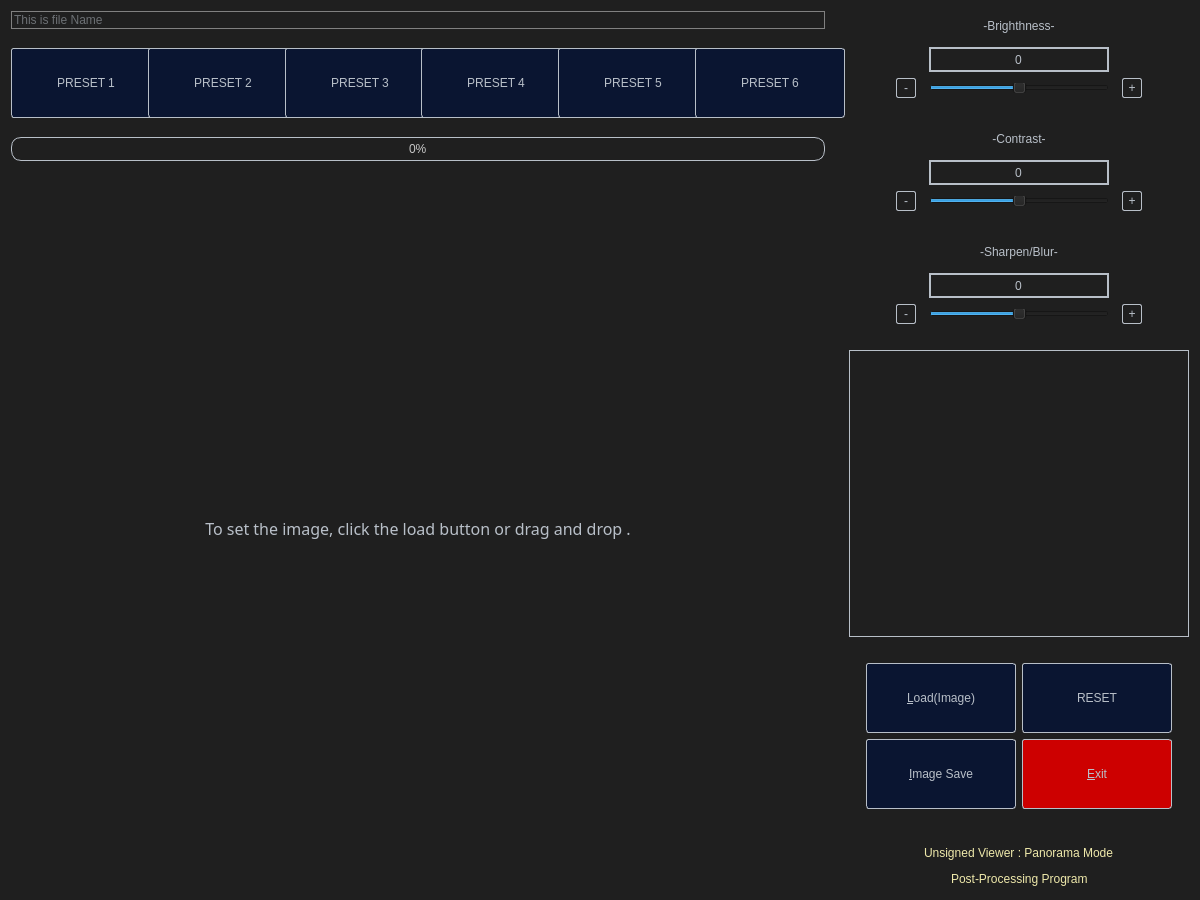
<?xml version="1.0" encoding="UTF-8"?>
<ui version="4.0">
 <class>PanoramaForm</class>
 <widget class="QWidget" name="PanoramaForm">
  <property name="geometry">
   <rect>
    <x>0</x>
    <y>0</y>
    <width>1200</width>
    <height>900</height>
   </rect>
  </property>
  <property name="sizePolicy">
   <sizepolicy hsizetype="Preferred" vsizetype="Fixed">
    <horstretch>0</horstretch>
    <verstretch>0</verstretch>
   </sizepolicy>
  </property>
  <property name="minimumSize">
   <size>
    <width>1200</width>
    <height>900</height>
   </size>
  </property>
  <property name="acceptDrops">
   <bool>false</bool>
  </property>
  <property name="windowTitle">
   <string>UnsignedViewer</string>
  </property>
  <property name="styleSheet">
   <string notr="true">QWidget{
background-color: rgb(31,31,31);
color: rgb(184,191,200);
border: none;
}
QToolButton{
color: rgb(184,191,200);
}
QToolButton:hover
{
border: 2px solid red;
background-color: rgb(103, 104, 114);
}
QToolButton:pressed
{
background-color: rgb(35,190,212);
color: rgb(255, 255, 255);
}
QLineEdit{
border: 2px solid rgb(184,191,200);
color: rgb(184,191,200);
font: 14pt &quot;맑은 고딕&quot;;
}
QLabel{
color: rgb(184,191,200);
font: 14pt &quot;맑은 고딕&quot;;
QLabel::setAlignment (Qt::AlignVCenter );
QLabel::setAlignment (Qt::AlignHCenter );
}
QPushButton{
color: rgb(184,191,200);
background-color: rgb(10, 21, 49);
font: 14pt &quot;맑은 고딕&quot;;
border: 1px solid rgb(184,191,200);
border-radius: 3px;
}
QPushButton:hover
{
border: 2px solid red;
background-color: rgb(103, 104, 114);
}
QPushButton:pressed
{
background-color: rgb(35,190,212);
color: rgb(255, 255, 255);
}

QProgressBar{
border: 1px solid rgb(184,191,200);
color:rgb(200,200,200);
border-bottom-right-radius: 10px;
border-bottom-left-radius: 10px;
border-top-right-radius: 10px;
border-top-left-radius: 10px;
text-align: center;
}
QProgressBar:chunk {
border-bottom-right-radius: 10px;
border-bottom-left-radius: 10px;
border-top-right-radius: 10px;
border-top-left-radius: 10px;
background-color: qlineargradient(spread:pad, x1:0, y1:0.511364, x2:1, y2:0.523, stop:0 rgba(254, 121, 199, 255), stop:1 rgba(170, 85, 255, 255));

}</string>
  </property>
  <layout class="QVBoxLayout" name="verticalLayout_8">
   <item>
    <layout class="QHBoxLayout" name="horizontalLayout_2">
     <item>
      <layout class="QVBoxLayout" name="verticalLayout_7">
       <item>
        <widget class="QLineEdit" name="pathLineEdit">
         <property name="styleSheet">
          <string notr="true">
border: 1px solid gray;</string>
         </property>
         <property name="readOnly">
          <bool>true</bool>
         </property>
         <property name="placeholderText">
          <string notr="true">This is file Name</string>
         </property>
        </widget>
       </item>
       <item>
        <spacer name="verticalSpacer_8">
         <property name="orientation">
          <enum>Qt::Vertical</enum>
         </property>
         <property name="sizeType">
          <enum>QSizePolicy::Fixed</enum>
         </property>
         <property name="sizeHint" stdset="0">
          <size>
           <width>17</width>
           <height>13</height>
          </size>
         </property>
        </spacer>
       </item>
       <item>
        <layout class="QVBoxLayout" name="verticalLayout_5">
         <item>
          <layout class="QHBoxLayout" name="horizontalLayout_14">
           <item>
            <widget class="QPushButton" name="preset_Button1">
             <property name="sizePolicy">
              <sizepolicy hsizetype="Minimum" vsizetype="Minimum">
               <horstretch>0</horstretch>
               <verstretch>0</verstretch>
              </sizepolicy>
             </property>
             <property name="minimumSize">
              <size>
               <width>150</width>
               <height>70</height>
              </size>
             </property>
             <property name="maximumSize">
              <size>
               <width>150</width>
               <height>70</height>
              </size>
             </property>
             <property name="text">
              <string>PRESET 1</string>
             </property>
            </widget>
           </item>
           <item>
            <widget class="QPushButton" name="preset_Button2">
             <property name="sizePolicy">
              <sizepolicy hsizetype="Minimum" vsizetype="Minimum">
               <horstretch>0</horstretch>
               <verstretch>0</verstretch>
              </sizepolicy>
             </property>
             <property name="minimumSize">
              <size>
               <width>150</width>
               <height>70</height>
              </size>
             </property>
             <property name="maximumSize">
              <size>
               <width>150</width>
               <height>70</height>
              </size>
             </property>
             <property name="text">
              <string>PRESET 2</string>
             </property>
            </widget>
           </item>
           <item>
            <widget class="QPushButton" name="preset_Button3">
             <property name="sizePolicy">
              <sizepolicy hsizetype="Minimum" vsizetype="Minimum">
               <horstretch>0</horstretch>
               <verstretch>0</verstretch>
              </sizepolicy>
             </property>
             <property name="minimumSize">
              <size>
               <width>150</width>
               <height>70</height>
              </size>
             </property>
             <property name="maximumSize">
              <size>
               <width>150</width>
               <height>70</height>
              </size>
             </property>
             <property name="text">
              <string>PRESET 3</string>
             </property>
            </widget>
           </item>
           <item>
            <widget class="QPushButton" name="preset_Button4">
             <property name="sizePolicy">
              <sizepolicy hsizetype="Minimum" vsizetype="Minimum">
               <horstretch>130</horstretch>
               <verstretch>0</verstretch>
              </sizepolicy>
             </property>
             <property name="minimumSize">
              <size>
               <width>150</width>
               <height>70</height>
              </size>
             </property>
             <property name="maximumSize">
              <size>
               <width>150</width>
               <height>70</height>
              </size>
             </property>
             <property name="text">
              <string>PRESET 4</string>
             </property>
            </widget>
           </item>
           <item>
            <widget class="QPushButton" name="preset_Button5">
             <property name="minimumSize">
              <size>
               <width>150</width>
               <height>70</height>
              </size>
             </property>
             <property name="maximumSize">
              <size>
               <width>150</width>
               <height>70</height>
              </size>
             </property>
             <property name="text">
              <string>PRESET 5</string>
             </property>
            </widget>
           </item>
           <item>
            <widget class="QPushButton" name="preset_Button6">
             <property name="minimumSize">
              <size>
               <width>150</width>
               <height>70</height>
              </size>
             </property>
             <property name="maximumSize">
              <size>
               <width>150</width>
               <height>70</height>
              </size>
             </property>
             <property name="text">
              <string>PRESET 6</string>
             </property>
            </widget>
           </item>
          </layout>
         </item>
        </layout>
       </item>
       <item>
        <spacer name="verticalSpacer_2">
         <property name="orientation">
          <enum>Qt::Vertical</enum>
         </property>
         <property name="sizeType">
          <enum>QSizePolicy::Fixed</enum>
         </property>
         <property name="sizeHint" stdset="0">
          <size>
           <width>17</width>
           <height>13</height>
          </size>
         </property>
        </spacer>
       </item>
       <item>
        <widget class="QProgressBar" name="panoProgressBar">
         <property name="minimumSize">
          <size>
           <width>720</width>
           <height>0</height>
          </size>
         </property>
         <property name="styleSheet">
          <string notr="true"/>
         </property>
         <property name="value">
          <number>0</number>
         </property>
        </widget>
       </item>
       <item>
        <widget class="QLabel" name="progressbarLabel">
         <property name="minimumSize">
          <size>
           <width>140</width>
           <height>20</height>
          </size>
         </property>
         <property name="font">
          <font>
           <family>맑은 고딕</family>
           <pointsize>12</pointsize>
           <italic>false</italic>
           <bold>false</bold>
          </font>
         </property>
         <property name="styleSheet">
          <string notr="true">font: 12pt &quot;맑은 고딕&quot;;</string>
         </property>
         <property name="text">
          <string>To set the image, click the load button or drag and drop .</string>
         </property>
         <property name="alignment">
          <set>Qt::AlignCenter</set>
         </property>
        </widget>
       </item>
      </layout>
     </item>
     <item>
      <spacer name="horizontalSpacer_2">
       <property name="orientation">
        <enum>Qt::Horizontal</enum>
       </property>
       <property name="sizeType">
        <enum>QSizePolicy::Fixed</enum>
       </property>
       <property name="sizeHint" stdset="0">
        <size>
         <width>18</width>
         <height>20</height>
        </size>
       </property>
      </spacer>
     </item>
     <item>
      <layout class="QVBoxLayout" name="verticalLayout_2">
       <item>
        <layout class="QVBoxLayout" name="verticalLayout_6">
         <item>
          <layout class="QVBoxLayout" name="verticalLayout">
           <item>
            <layout class="QHBoxLayout" name="horizontalLayout_13">
             <item>
              <spacer name="horizontalSpacer_20">
               <property name="orientation">
                <enum>Qt::Horizontal</enum>
               </property>
               <property name="sizeType">
                <enum>QSizePolicy::Fixed</enum>
               </property>
               <property name="sizeHint" stdset="0">
                <size>
                 <width>50</width>
                 <height>20</height>
                </size>
               </property>
              </spacer>
             </item>
             <item>
              <widget class="QLabel" name="brightLabel">
               <property name="sizePolicy">
                <sizepolicy hsizetype="Fixed" vsizetype="Fixed">
                 <horstretch>0</horstretch>
                 <verstretch>0</verstretch>
                </sizepolicy>
               </property>
               <property name="minimumSize">
                <size>
                 <width>140</width>
                 <height>30</height>
                </size>
               </property>
               <property name="text">
                <string>-Brighthness-</string>
               </property>
               <property name="alignment">
                <set>Qt::AlignCenter</set>
               </property>
              </widget>
             </item>
             <item>
              <spacer name="horizontalSpacer_19">
               <property name="orientation">
                <enum>Qt::Horizontal</enum>
               </property>
               <property name="sizeType">
                <enum>QSizePolicy::Fixed</enum>
               </property>
               <property name="sizeHint" stdset="0">
                <size>
                 <width>50</width>
                 <height>20</height>
                </size>
               </property>
              </spacer>
             </item>
            </layout>
           </item>
           <item>
            <layout class="QHBoxLayout" name="horizontalLayout_12">
             <item>
              <spacer name="horizontalSpacer_18">
               <property name="orientation">
                <enum>Qt::Horizontal</enum>
               </property>
               <property name="sizeType">
                <enum>QSizePolicy::Fixed</enum>
               </property>
               <property name="sizeHint" stdset="0">
                <size>
                 <width>30</width>
                 <height>20</height>
                </size>
               </property>
              </spacer>
             </item>
             <item>
              <widget class="QLineEdit" name="brightLineEdit">
               <property name="minimumSize">
                <size>
                 <width>150</width>
                 <height>25</height>
                </size>
               </property>
               <property name="maximumSize">
                <size>
                 <width>180</width>
                 <height>25</height>
                </size>
               </property>
               <property name="text">
                <string>0</string>
               </property>
               <property name="alignment">
                <set>Qt::AlignCenter</set>
               </property>
               <property name="placeholderText">
                <string>50</string>
               </property>
              </widget>
             </item>
             <item>
              <spacer name="horizontalSpacer_17">
               <property name="orientation">
                <enum>Qt::Horizontal</enum>
               </property>
               <property name="sizeType">
                <enum>QSizePolicy::Fixed</enum>
               </property>
               <property name="sizeHint" stdset="0">
                <size>
                 <width>30</width>
                 <height>20</height>
                </size>
               </property>
              </spacer>
             </item>
            </layout>
           </item>
           <item>
            <layout class="QHBoxLayout" name="horizontalLayout_3">
             <item>
              <spacer name="horizontalSpacer_3">
               <property name="orientation">
                <enum>Qt::Horizontal</enum>
               </property>
               <property name="sizeType">
                <enum>QSizePolicy::Fixed</enum>
               </property>
               <property name="sizeHint" stdset="0">
                <size>
                 <width>40</width>
                 <height>20</height>
                </size>
               </property>
              </spacer>
             </item>
             <item>
              <widget class="QPushButton" name="brightMinusButton">
               <property name="minimumSize">
                <size>
                 <width>20</width>
                 <height>20</height>
                </size>
               </property>
               <property name="maximumSize">
                <size>
                 <width>20</width>
                 <height>20</height>
                </size>
               </property>
               <property name="styleSheet">
                <string notr="true">QPushButton{
background-color: rgb(31,31,31);
border-radius: 2px;
}
QPushButton:hover
{
border: 2px solid red;
background-color: rgb(103, 104, 114);
}
QPushButton:hover
{
border: 2px solid red;
background-color: rgb(103, 104, 114);
}</string>
               </property>
               <property name="text">
                <string>-</string>
               </property>
               <property name="icon">
                <iconset>
                 <normaloff>:/images/minus.png</normaloff>:/images/minus.png</iconset>
               </property>
               <property name="iconSize">
                <size>
                 <width>20</width>
                 <height>20</height>
                </size>
               </property>
              </widget>
             </item>
             <item>
              <widget class="QSlider" name="brightSlider">
               <property name="sizePolicy">
                <sizepolicy hsizetype="Fixed" vsizetype="Fixed">
                 <horstretch>0</horstretch>
                 <verstretch>0</verstretch>
                </sizepolicy>
               </property>
               <property name="minimumSize">
                <size>
                 <width>180</width>
                 <height>10</height>
                </size>
               </property>
               <property name="maximumSize">
                <size>
                 <width>16777215</width>
                 <height>10</height>
                </size>
               </property>
               <property name="minimum">
                <number>-100</number>
               </property>
               <property name="maximum">
                <number>100</number>
               </property>
               <property name="value">
                <number>0</number>
               </property>
               <property name="sliderPosition">
                <number>0</number>
               </property>
               <property name="orientation">
                <enum>Qt::Horizontal</enum>
               </property>
              </widget>
             </item>
             <item>
              <widget class="QPushButton" name="brightPlusButton">
               <property name="minimumSize">
                <size>
                 <width>20</width>
                 <height>20</height>
                </size>
               </property>
               <property name="maximumSize">
                <size>
                 <width>20</width>
                 <height>20</height>
                </size>
               </property>
               <property name="styleSheet">
                <string notr="true">QPushButton{
background-color: rgb(31,31,31);
border-radius: 2px;
}
QPushButton:hover
{
border: 2px solid red;
background-color: rgb(103, 104, 114);
}
QPushButton:hover
{
border: 2px solid red;
background-color: rgb(103, 104, 114);
}</string>
               </property>
               <property name="text">
                <string>+</string>
               </property>
               <property name="icon">
                <iconset>
                 <normaloff>:/images/plus.png</normaloff>:/images/plus.png</iconset>
               </property>
               <property name="iconSize">
                <size>
                 <width>20</width>
                 <height>20</height>
                </size>
               </property>
              </widget>
             </item>
             <item>
              <spacer name="horizontalSpacer_4">
               <property name="orientation">
                <enum>Qt::Horizontal</enum>
               </property>
               <property name="sizeType">
                <enum>QSizePolicy::Fixed</enum>
               </property>
               <property name="sizeHint" stdset="0">
                <size>
                 <width>40</width>
                 <height>20</height>
                </size>
               </property>
              </spacer>
             </item>
            </layout>
           </item>
          </layout>
         </item>
         <item>
          <spacer name="verticalSpacer_3">
           <property name="orientation">
            <enum>Qt::Vertical</enum>
           </property>
           <property name="sizeType">
            <enum>QSizePolicy::Fixed</enum>
           </property>
           <property name="sizeHint" stdset="0">
            <size>
             <width>20</width>
             <height>20</height>
            </size>
           </property>
          </spacer>
         </item>
         <item>
          <layout class="QVBoxLayout" name="verticalLayout_4">
           <item>
            <layout class="QHBoxLayout" name="horizontalLayout_11">
             <item>
              <spacer name="horizontalSpacer_16">
               <property name="orientation">
                <enum>Qt::Horizontal</enum>
               </property>
               <property name="sizeType">
                <enum>QSizePolicy::Fixed</enum>
               </property>
               <property name="sizeHint" stdset="0">
                <size>
                 <width>50</width>
                 <height>20</height>
                </size>
               </property>
              </spacer>
             </item>
             <item>
              <widget class="QLabel" name="contrastLabel">
               <property name="sizePolicy">
                <sizepolicy hsizetype="Fixed" vsizetype="Fixed">
                 <horstretch>0</horstretch>
                 <verstretch>0</verstretch>
                </sizepolicy>
               </property>
               <property name="minimumSize">
                <size>
                 <width>140</width>
                 <height>30</height>
                </size>
               </property>
               <property name="text">
                <string>-Contrast-</string>
               </property>
               <property name="alignment">
                <set>Qt::AlignCenter</set>
               </property>
              </widget>
             </item>
             <item>
              <spacer name="horizontalSpacer_15">
               <property name="orientation">
                <enum>Qt::Horizontal</enum>
               </property>
               <property name="sizeType">
                <enum>QSizePolicy::Fixed</enum>
               </property>
               <property name="sizeHint" stdset="0">
                <size>
                 <width>50</width>
                 <height>20</height>
                </size>
               </property>
              </spacer>
             </item>
            </layout>
           </item>
           <item>
            <layout class="QHBoxLayout" name="horizontalLayout_10">
             <item>
              <spacer name="horizontalSpacer_14">
               <property name="orientation">
                <enum>Qt::Horizontal</enum>
               </property>
               <property name="sizeType">
                <enum>QSizePolicy::Fixed</enum>
               </property>
               <property name="sizeHint" stdset="0">
                <size>
                 <width>30</width>
                 <height>20</height>
                </size>
               </property>
              </spacer>
             </item>
             <item>
              <widget class="QLineEdit" name="contrastLineEdit">
               <property name="minimumSize">
                <size>
                 <width>150</width>
                 <height>25</height>
                </size>
               </property>
               <property name="maximumSize">
                <size>
                 <width>180</width>
                 <height>25</height>
                </size>
               </property>
               <property name="text">
                <string>0</string>
               </property>
               <property name="alignment">
                <set>Qt::AlignCenter</set>
               </property>
               <property name="placeholderText">
                <string>50</string>
               </property>
              </widget>
             </item>
             <item>
              <spacer name="horizontalSpacer_13">
               <property name="orientation">
                <enum>Qt::Horizontal</enum>
               </property>
               <property name="sizeType">
                <enum>QSizePolicy::Fixed</enum>
               </property>
               <property name="sizeHint" stdset="0">
                <size>
                 <width>30</width>
                 <height>20</height>
                </size>
               </property>
              </spacer>
             </item>
            </layout>
           </item>
           <item>
            <layout class="QHBoxLayout" name="horizontalLayout_9">
             <item>
              <spacer name="horizontalSpacer_22">
               <property name="orientation">
                <enum>Qt::Horizontal</enum>
               </property>
               <property name="sizeType">
                <enum>QSizePolicy::Fixed</enum>
               </property>
               <property name="sizeHint" stdset="0">
                <size>
                 <width>40</width>
                 <height>20</height>
                </size>
               </property>
              </spacer>
             </item>
             <item>
              <widget class="QPushButton" name="contrastMinusButton">
               <property name="minimumSize">
                <size>
                 <width>20</width>
                 <height>20</height>
                </size>
               </property>
               <property name="maximumSize">
                <size>
                 <width>20</width>
                 <height>20</height>
                </size>
               </property>
               <property name="styleSheet">
                <string notr="true">QPushButton{
background-color: rgb(31,31,31);
border-radius: 2px;
}
QPushButton:hover
{
border: 2px solid red;
background-color: rgb(103, 104, 114);
}
QPushButton:hover
{
border: 2px solid red;
background-color: rgb(103, 104, 114);
}</string>
               </property>
               <property name="text">
                <string>-</string>
               </property>
               <property name="icon">
                <iconset>
                 <normaloff>:/images/minus.png</normaloff>:/images/minus.png</iconset>
               </property>
               <property name="iconSize">
                <size>
                 <width>20</width>
                 <height>20</height>
                </size>
               </property>
              </widget>
             </item>
             <item>
              <widget class="QSlider" name="contrastSlider">
               <property name="sizePolicy">
                <sizepolicy hsizetype="Fixed" vsizetype="Fixed">
                 <horstretch>0</horstretch>
                 <verstretch>0</verstretch>
                </sizepolicy>
               </property>
               <property name="minimumSize">
                <size>
                 <width>180</width>
                 <height>10</height>
                </size>
               </property>
               <property name="maximumSize">
                <size>
                 <width>16777215</width>
                 <height>10</height>
                </size>
               </property>
               <property name="minimum">
                <number>-100</number>
               </property>
               <property name="maximum">
                <number>100</number>
               </property>
               <property name="value">
                <number>0</number>
               </property>
               <property name="sliderPosition">
                <number>0</number>
               </property>
               <property name="orientation">
                <enum>Qt::Horizontal</enum>
               </property>
              </widget>
             </item>
             <item>
              <widget class="QPushButton" name="contrastPlusButton">
               <property name="minimumSize">
                <size>
                 <width>20</width>
                 <height>20</height>
                </size>
               </property>
               <property name="maximumSize">
                <size>
                 <width>20</width>
                 <height>20</height>
                </size>
               </property>
               <property name="styleSheet">
                <string notr="true">QPushButton{
background-color: rgb(31,31,31);
border-radius: 2px;
}
QPushButton:hover
{
border: 2px solid red;
background-color: rgb(103, 104, 114);
}
QPushButton:hover
{
border: 2px solid red;
background-color: rgb(103, 104, 114);
}</string>
               </property>
               <property name="text">
                <string>+</string>
               </property>
               <property name="icon">
                <iconset>
                 <normaloff>:/images/plus.png</normaloff>:/images/plus.png</iconset>
               </property>
               <property name="iconSize">
                <size>
                 <width>20</width>
                 <height>20</height>
                </size>
               </property>
              </widget>
             </item>
             <item>
              <spacer name="horizontalSpacer_21">
               <property name="orientation">
                <enum>Qt::Horizontal</enum>
               </property>
               <property name="sizeType">
                <enum>QSizePolicy::Fixed</enum>
               </property>
               <property name="sizeHint" stdset="0">
                <size>
                 <width>40</width>
                 <height>20</height>
                </size>
               </property>
              </spacer>
             </item>
            </layout>
           </item>
          </layout>
         </item>
         <item>
          <spacer name="verticalSpacer_4">
           <property name="orientation">
            <enum>Qt::Vertical</enum>
           </property>
           <property name="sizeType">
            <enum>QSizePolicy::Fixed</enum>
           </property>
           <property name="sizeHint" stdset="0">
            <size>
             <width>20</width>
             <height>20</height>
            </size>
           </property>
          </spacer>
         </item>
         <item>
          <layout class="QVBoxLayout" name="verticalLayout_3">
           <item>
            <layout class="QHBoxLayout" name="horizontalLayout_7">
             <item>
              <spacer name="horizontalSpacer_10">
               <property name="orientation">
                <enum>Qt::Horizontal</enum>
               </property>
               <property name="sizeType">
                <enum>QSizePolicy::Fixed</enum>
               </property>
               <property name="sizeHint" stdset="0">
                <size>
                 <width>50</width>
                 <height>20</height>
                </size>
               </property>
              </spacer>
             </item>
             <item>
              <widget class="QLabel" name="sbLabel">
               <property name="sizePolicy">
                <sizepolicy hsizetype="Fixed" vsizetype="Fixed">
                 <horstretch>0</horstretch>
                 <verstretch>0</verstretch>
                </sizepolicy>
               </property>
               <property name="minimumSize">
                <size>
                 <width>140</width>
                 <height>30</height>
                </size>
               </property>
               <property name="text">
                <string>-Sharpen/Blur-</string>
               </property>
               <property name="alignment">
                <set>Qt::AlignCenter</set>
               </property>
              </widget>
             </item>
             <item>
              <spacer name="horizontalSpacer_9">
               <property name="orientation">
                <enum>Qt::Horizontal</enum>
               </property>
               <property name="sizeType">
                <enum>QSizePolicy::Fixed</enum>
               </property>
               <property name="sizeHint" stdset="0">
                <size>
                 <width>50</width>
                 <height>20</height>
                </size>
               </property>
              </spacer>
             </item>
            </layout>
           </item>
           <item>
            <layout class="QHBoxLayout" name="horizontalLayout_8">
             <item>
              <spacer name="horizontalSpacer_12">
               <property name="orientation">
                <enum>Qt::Horizontal</enum>
               </property>
               <property name="sizeType">
                <enum>QSizePolicy::Fixed</enum>
               </property>
               <property name="sizeHint" stdset="0">
                <size>
                 <width>30</width>
                 <height>20</height>
                </size>
               </property>
              </spacer>
             </item>
             <item>
              <widget class="QLineEdit" name="sbLineEdit">
               <property name="minimumSize">
                <size>
                 <width>150</width>
                 <height>25</height>
                </size>
               </property>
               <property name="maximumSize">
                <size>
                 <width>180</width>
                 <height>25</height>
                </size>
               </property>
               <property name="text">
                <string>0</string>
               </property>
               <property name="alignment">
                <set>Qt::AlignCenter</set>
               </property>
               <property name="readOnly">
                <bool>true</bool>
               </property>
               <property name="placeholderText">
                <string>50</string>
               </property>
              </widget>
             </item>
             <item>
              <spacer name="horizontalSpacer_11">
               <property name="orientation">
                <enum>Qt::Horizontal</enum>
               </property>
               <property name="sizeType">
                <enum>QSizePolicy::Fixed</enum>
               </property>
               <property name="sizeHint" stdset="0">
                <size>
                 <width>30</width>
                 <height>20</height>
                </size>
               </property>
              </spacer>
             </item>
            </layout>
           </item>
           <item>
            <layout class="QHBoxLayout" name="horizontalLayout_6">
             <item>
              <spacer name="horizontalSpacer_24">
               <property name="orientation">
                <enum>Qt::Horizontal</enum>
               </property>
               <property name="sizeType">
                <enum>QSizePolicy::Fixed</enum>
               </property>
               <property name="sizeHint" stdset="0">
                <size>
                 <width>40</width>
                 <height>20</height>
                </size>
               </property>
              </spacer>
             </item>
             <item>
              <widget class="QPushButton" name="sharpenButton">
               <property name="minimumSize">
                <size>
                 <width>20</width>
                 <height>20</height>
                </size>
               </property>
               <property name="maximumSize">
                <size>
                 <width>20</width>
                 <height>20</height>
                </size>
               </property>
               <property name="styleSheet">
                <string notr="true">QPushButton{
background-color: rgb(31,31,31);
border-radius: 2px;
}
QPushButton:hover
{
border: 2px solid red;
background-color: rgb(103, 104, 114);
}
QPushButton:hover
{
border: 2px solid red;
background-color: rgb(103, 104, 114);
}</string>
               </property>
               <property name="text">
                <string>-</string>
               </property>
               <property name="icon">
                <iconset>
                 <normaloff>:/images/minus.png</normaloff>:/images/minus.png</iconset>
               </property>
               <property name="iconSize">
                <size>
                 <width>20</width>
                 <height>20</height>
                </size>
               </property>
              </widget>
             </item>
             <item>
              <widget class="QSlider" name="sbSlider">
               <property name="sizePolicy">
                <sizepolicy hsizetype="Fixed" vsizetype="Fixed">
                 <horstretch>0</horstretch>
                 <verstretch>0</verstretch>
                </sizepolicy>
               </property>
               <property name="minimumSize">
                <size>
                 <width>180</width>
                 <height>10</height>
                </size>
               </property>
               <property name="maximumSize">
                <size>
                 <width>16777215</width>
                 <height>10</height>
                </size>
               </property>
               <property name="minimum">
                <number>-4</number>
               </property>
               <property name="maximum">
                <number>4</number>
               </property>
               <property name="pageStep">
                <number>1</number>
               </property>
               <property name="value">
                <number>0</number>
               </property>
               <property name="sliderPosition">
                <number>0</number>
               </property>
               <property name="orientation">
                <enum>Qt::Horizontal</enum>
               </property>
              </widget>
             </item>
             <item>
              <widget class="QPushButton" name="blurButton">
               <property name="minimumSize">
                <size>
                 <width>20</width>
                 <height>20</height>
                </size>
               </property>
               <property name="maximumSize">
                <size>
                 <width>20</width>
                 <height>20</height>
                </size>
               </property>
               <property name="styleSheet">
                <string notr="true">QPushButton{
background-color: rgb(31,31,31);
border-radius: 2px;
}
QPushButton:hover
{
border: 2px solid red;
background-color: rgb(103, 104, 114);
}
QPushButton:hover
{
border: 2px solid red;
background-color: rgb(103, 104, 114);
}</string>
               </property>
               <property name="text">
                <string>+</string>
               </property>
               <property name="icon">
                <iconset>
                 <normaloff>:/images/plus.png</normaloff>:/images/plus.png</iconset>
               </property>
               <property name="iconSize">
                <size>
                 <width>20</width>
                 <height>20</height>
                </size>
               </property>
              </widget>
             </item>
             <item>
              <spacer name="horizontalSpacer_23">
               <property name="orientation">
                <enum>Qt::Horizontal</enum>
               </property>
               <property name="sizeType">
                <enum>QSizePolicy::Fixed</enum>
               </property>
               <property name="sizeHint" stdset="0">
                <size>
                 <width>40</width>
                 <height>20</height>
                </size>
               </property>
              </spacer>
             </item>
            </layout>
           </item>
          </layout>
         </item>
         <item>
          <spacer name="verticalSpacer_5">
           <property name="orientation">
            <enum>Qt::Vertical</enum>
           </property>
           <property name="sizeType">
            <enum>QSizePolicy::Fixed</enum>
           </property>
           <property name="sizeHint" stdset="0">
            <size>
             <width>20</width>
             <height>20</height>
            </size>
           </property>
          </spacer>
         </item>
        </layout>
       </item>
       <item>
        <widget class="QLabel" name="panoImgLabel">
         <property name="sizePolicy">
          <sizepolicy hsizetype="Preferred" vsizetype="Preferred">
           <horstretch>0</horstretch>
           <verstretch>0</verstretch>
          </sizepolicy>
         </property>
         <property name="minimumSize">
          <size>
           <width>340</width>
           <height>287</height>
          </size>
         </property>
         <property name="styleSheet">
          <string notr="true">border: 1px solid rgb(184,191,200);</string>
         </property>
         <property name="text">
          <string/>
         </property>
        </widget>
       </item>
       <item>
        <spacer name="verticalSpacer_6">
         <property name="orientation">
          <enum>Qt::Vertical</enum>
         </property>
         <property name="sizeType">
          <enum>QSizePolicy::Fixed</enum>
         </property>
         <property name="sizeHint" stdset="0">
          <size>
           <width>20</width>
           <height>20</height>
          </size>
         </property>
        </spacer>
       </item>
       <item>
        <layout class="QHBoxLayout" name="horizontalLayout_18">
         <item>
          <spacer name="horizontalSpacer_27">
           <property name="orientation">
            <enum>Qt::Horizontal</enum>
           </property>
           <property name="sizeType">
            <enum>QSizePolicy::Fixed</enum>
           </property>
           <property name="sizeHint" stdset="0">
            <size>
             <width>10</width>
             <height>20</height>
            </size>
           </property>
          </spacer>
         </item>
         <item>
          <layout class="QVBoxLayout" name="verticalLayout_10">
           <item>
            <layout class="QHBoxLayout" name="horizontalLayout_16">
             <item>
              <widget class="QPushButton" name="filePushButton">
               <property name="minimumSize">
                <size>
                 <width>150</width>
                 <height>70</height>
                </size>
               </property>
               <property name="maximumSize">
                <size>
                 <width>150</width>
                 <height>70</height>
                </size>
               </property>
               <property name="text">
                <string>&amp;Load(Image)</string>
               </property>
              </widget>
             </item>
             <item>
              <widget class="QPushButton" name="resetButton">
               <property name="minimumSize">
                <size>
                 <width>150</width>
                 <height>70</height>
                </size>
               </property>
               <property name="maximumSize">
                <size>
                 <width>150</width>
                 <height>70</height>
                </size>
               </property>
               <property name="text">
                <string>RESET</string>
               </property>
              </widget>
             </item>
            </layout>
           </item>
           <item>
            <layout class="QHBoxLayout" name="horizontalLayout_17">
             <item>
              <widget class="QPushButton" name="imageSaveButton">
               <property name="minimumSize">
                <size>
                 <width>150</width>
                 <height>70</height>
                </size>
               </property>
               <property name="maximumSize">
                <size>
                 <width>150</width>
                 <height>70</height>
                </size>
               </property>
               <property name="text">
                <string>&amp;Image Save</string>
               </property>
              </widget>
             </item>
             <item>
              <widget class="QPushButton" name="exitButton">
               <property name="minimumSize">
                <size>
                 <width>150</width>
                 <height>70</height>
                </size>
               </property>
               <property name="maximumSize">
                <size>
                 <width>150</width>
                 <height>70</height>
                </size>
               </property>
               <property name="styleSheet">
                <string notr="true">QPushButton{
background-color: rgb(205, 0, 0);
}
QPushButton:hover
{
border: 2px solid red;
background-color: rgb(114, 10, 12);
}
QPushButton:pressed
{
background-color: rgb(35,190,212);
color: rgb(255, 255, 255);
}</string>
               </property>
               <property name="text">
                <string>&amp;Exit</string>
               </property>
              </widget>
             </item>
            </layout>
           </item>
          </layout>
         </item>
         <item>
          <spacer name="horizontalSpacer_28">
           <property name="orientation">
            <enum>Qt::Horizontal</enum>
           </property>
           <property name="sizeType">
            <enum>QSizePolicy::Fixed</enum>
           </property>
           <property name="sizeHint" stdset="0">
            <size>
             <width>10</width>
             <height>20</height>
            </size>
           </property>
          </spacer>
         </item>
        </layout>
       </item>
       <item>
        <spacer name="verticalSpacer">
         <property name="orientation">
          <enum>Qt::Vertical</enum>
         </property>
         <property name="sizeHint" stdset="0">
          <size>
           <width>20</width>
           <height>40</height>
          </size>
         </property>
        </spacer>
       </item>
       <item>
        <layout class="QHBoxLayout" name="horizontalLayout">
         <item>
          <spacer name="horizontalSpacer">
           <property name="orientation">
            <enum>Qt::Horizontal</enum>
           </property>
           <property name="sizeHint" stdset="0">
            <size>
             <width>40</width>
             <height>20</height>
            </size>
           </property>
          </spacer>
         </item>
         <item>
          <widget class="QLabel" name="label">
           <property name="sizePolicy">
            <sizepolicy hsizetype="Fixed" vsizetype="Preferred">
             <horstretch>0</horstretch>
             <verstretch>0</verstretch>
            </sizepolicy>
           </property>
           <property name="styleSheet">
            <string notr="true">color :rgb(238, 232, 170);
font: 11pt &quot;휴먼매직체&quot;;</string>
           </property>
           <property name="text">
            <string>Unsigned Viewer : Panorama Mode</string>
           </property>
          </widget>
         </item>
         <item>
          <spacer name="horizontalSpacer_29">
           <property name="orientation">
            <enum>Qt::Horizontal</enum>
           </property>
           <property name="sizeHint" stdset="0">
            <size>
             <width>40</width>
             <height>20</height>
            </size>
           </property>
          </spacer>
         </item>
        </layout>
       </item>
       <item>
        <layout class="QHBoxLayout" name="horizontalLayout_15">
         <item>
          <spacer name="horizontalSpacer_30">
           <property name="orientation">
            <enum>Qt::Horizontal</enum>
           </property>
           <property name="sizeHint" stdset="0">
            <size>
             <width>40</width>
             <height>20</height>
            </size>
           </property>
          </spacer>
         </item>
         <item>
          <widget class="QLabel" name="label_2">
           <property name="sizePolicy">
            <sizepolicy hsizetype="Fixed" vsizetype="Preferred">
             <horstretch>0</horstretch>
             <verstretch>0</verstretch>
            </sizepolicy>
           </property>
           <property name="styleSheet">
            <string notr="true">color :rgb(238, 232, 170);
font: 11pt &quot;휴먼매직체&quot;;</string>
           </property>
           <property name="text">
            <string>Post-Processing Program</string>
           </property>
          </widget>
         </item>
         <item>
          <spacer name="horizontalSpacer_31">
           <property name="orientation">
            <enum>Qt::Horizontal</enum>
           </property>
           <property name="sizeHint" stdset="0">
            <size>
             <width>40</width>
             <height>20</height>
            </size>
           </property>
          </spacer>
         </item>
        </layout>
       </item>
      </layout>
     </item>
    </layout>
   </item>
  </layout>
 </widget>
 <resources/>
 <connections/>
</ui>
